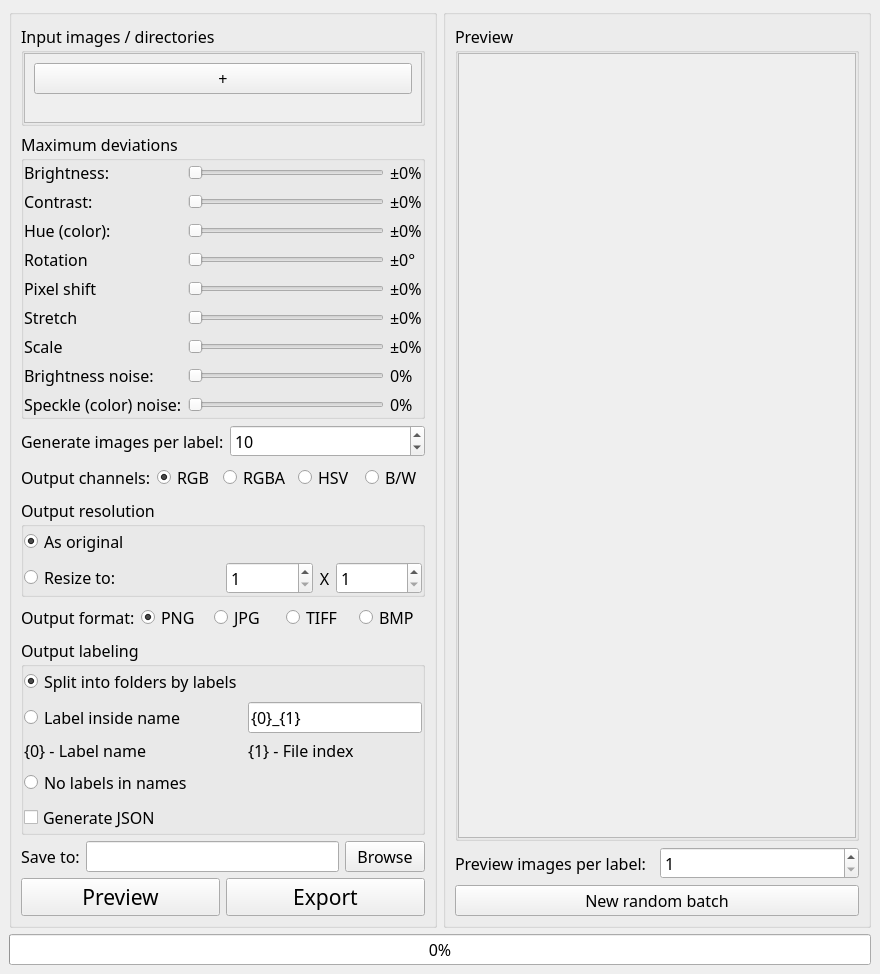
<?xml version="1.0" encoding="UTF-8"?>
<ui version="4.0">
 <author>Fern Lane</author>
 <class>MainWindow</class>
 <widget class="QMainWindow" name="MainWindow">
  <property name="geometry">
   <rect>
    <x>0</x>
    <y>0</y>
    <width>880</width>
    <height>861</height>
   </rect>
  </property>
  <property name="font">
   <font>
    <family>Calibri Light</family>
    <pointsize>12</pointsize>
   </font>
  </property>
  <property name="windowTitle">
   <string>DataSer</string>
  </property>
  <property name="layoutDirection">
   <enum>Qt::LeftToRight</enum>
  </property>
  <widget class="QWidget" name="centralwidget">
   <layout class="QVBoxLayout" name="verticalLayout_8">
    <item>
     <layout class="QHBoxLayout" name="horizontalLayout_9">
      <item>
       <widget class="QGroupBox" name="groupBox">
        <property name="enabled">
         <bool>true</bool>
        </property>
        <property name="sizePolicy">
         <sizepolicy hsizetype="Preferred" vsizetype="Preferred">
          <horstretch>1</horstretch>
          <verstretch>0</verstretch>
         </sizepolicy>
        </property>
        <property name="title">
         <string/>
        </property>
        <layout class="QVBoxLayout" name="verticalLayout_7">
         <item>
          <widget class="QGroupBox" name="groupBox_3">
           <property name="title">
            <string>Input images / directories</string>
           </property>
           <layout class="QVBoxLayout" name="verticalLayout_2">
            <property name="leftMargin">
             <number>0</number>
            </property>
            <property name="topMargin">
             <number>0</number>
            </property>
            <property name="rightMargin">
             <number>0</number>
            </property>
            <property name="bottomMargin">
             <number>0</number>
            </property>
            <item>
             <widget class="QScrollArea" name="scrollArea">
              <property name="widgetResizable">
               <bool>true</bool>
              </property>
              <widget class="QWidget" name="scrollAreaWidgetContents">
               <property name="geometry">
                <rect>
                 <x>0</x>
                 <y>0</y>
                 <width>403</width>
                 <height>69</height>
                </rect>
               </property>
               <layout class="QVBoxLayout" name="verticalLayout_3">
                <item>
                 <layout class="QVBoxLayout" name="vl_inputs"/>
                </item>
                <item>
                 <widget class="QPushButton" name="btn_add">
                  <property name="text">
                   <string>+</string>
                  </property>
                 </widget>
                </item>
                <item>
                 <spacer name="verticalSpacer">
                  <property name="orientation">
                   <enum>Qt::Vertical</enum>
                  </property>
                  <property name="sizeHint" stdset="0">
                   <size>
                    <width>20</width>
                    <height>40</height>
                   </size>
                  </property>
                 </spacer>
                </item>
               </layout>
              </widget>
             </widget>
            </item>
           </layout>
          </widget>
         </item>
         <item>
          <widget class="QGroupBox" name="groupBox_4">
           <property name="title">
            <string>Maximum deviations</string>
           </property>
           <layout class="QVBoxLayout" name="verticalLayout_6">
            <property name="leftMargin">
             <number>0</number>
            </property>
            <property name="topMargin">
             <number>0</number>
            </property>
            <property name="rightMargin">
             <number>0</number>
            </property>
            <property name="bottomMargin">
             <number>0</number>
            </property>
            <item>
             <layout class="QGridLayout" name="gridLayout">
              <item row="2" column="2">
               <widget class="QLabel" name="lb_hue">
                <property name="text">
                 <string>±0%</string>
                </property>
               </widget>
              </item>
              <item row="4" column="0">
               <widget class="QLabel" name="label_10">
                <property name="text">
                 <string>Pixel shift</string>
                </property>
               </widget>
              </item>
              <item row="4" column="1">
               <widget class="QSlider" name="hs_shift">
                <property name="maximum">
                 <number>100</number>
                </property>
                <property name="orientation">
                 <enum>Qt::Horizontal</enum>
                </property>
               </widget>
              </item>
              <item row="3" column="0">
               <widget class="QLabel" name="label_8">
                <property name="text">
                 <string>Rotation</string>
                </property>
               </widget>
              </item>
              <item row="3" column="2">
               <widget class="QLabel" name="lb_rotation">
                <property name="text">
                 <string>±0°</string>
                </property>
               </widget>
              </item>
              <item row="2" column="0">
               <widget class="QLabel" name="label_16">
                <property name="text">
                 <string>Hue (color):</string>
                </property>
               </widget>
              </item>
              <item row="3" column="1">
               <widget class="QSlider" name="hs_rotation">
                <property name="maximum">
                 <number>180</number>
                </property>
                <property name="orientation">
                 <enum>Qt::Horizontal</enum>
                </property>
               </widget>
              </item>
              <item row="7" column="1">
               <widget class="QSlider" name="hs_brightness_noise">
                <property name="maximum">
                 <number>100</number>
                </property>
                <property name="orientation">
                 <enum>Qt::Horizontal</enum>
                </property>
               </widget>
              </item>
              <item row="1" column="2">
               <widget class="QLabel" name="lb_contrast">
                <property name="text">
                 <string>±0%</string>
                </property>
               </widget>
              </item>
              <item row="7" column="0">
               <widget class="QLabel" name="label_7">
                <property name="text">
                 <string>Brightness noise:</string>
                </property>
               </widget>
              </item>
              <item row="4" column="2">
               <widget class="QLabel" name="lb_shift">
                <property name="text">
                 <string>±0%</string>
                </property>
               </widget>
              </item>
              <item row="7" column="2">
               <widget class="QLabel" name="lb_brightness_noise">
                <property name="text">
                 <string>0%</string>
                </property>
               </widget>
              </item>
              <item row="0" column="2">
               <widget class="QLabel" name="lb_brightness">
                <property name="text">
                 <string>±0%</string>
                </property>
               </widget>
              </item>
              <item row="1" column="1">
               <widget class="QSlider" name="hs_contrast">
                <property name="maximum">
                 <number>100</number>
                </property>
                <property name="orientation">
                 <enum>Qt::Horizontal</enum>
                </property>
               </widget>
              </item>
              <item row="0" column="0">
               <widget class="QLabel" name="label_12">
                <property name="text">
                 <string>Brightness:</string>
                </property>
               </widget>
              </item>
              <item row="1" column="0">
               <widget class="QLabel" name="label_14">
                <property name="text">
                 <string>Contrast:</string>
                </property>
               </widget>
              </item>
              <item row="0" column="1">
               <widget class="QSlider" name="hs_brightness">
                <property name="maximum">
                 <number>100</number>
                </property>
                <property name="orientation">
                 <enum>Qt::Horizontal</enum>
                </property>
               </widget>
              </item>
              <item row="8" column="2">
               <widget class="QLabel" name="lb_color_noise">
                <property name="text">
                 <string>0%</string>
                </property>
               </widget>
              </item>
              <item row="8" column="0">
               <widget class="QLabel" name="label_17">
                <property name="text">
                 <string>Speckle (color) noise:</string>
                </property>
               </widget>
              </item>
              <item row="2" column="1">
               <widget class="QSlider" name="hs_hue">
                <property name="maximum">
                 <number>100</number>
                </property>
                <property name="orientation">
                 <enum>Qt::Horizontal</enum>
                </property>
               </widget>
              </item>
              <item row="8" column="1">
               <widget class="QSlider" name="hs_color_noise">
                <property name="maximum">
                 <number>100</number>
                </property>
                <property name="orientation">
                 <enum>Qt::Horizontal</enum>
                </property>
               </widget>
              </item>
              <item row="5" column="2">
               <widget class="QLabel" name="lb_stretch">
                <property name="text">
                 <string>±0%</string>
                </property>
               </widget>
              </item>
              <item row="5" column="0">
               <widget class="QLabel" name="label_3">
                <property name="text">
                 <string>Stretch</string>
                </property>
               </widget>
              </item>
              <item row="5" column="1">
               <widget class="QSlider" name="hs_stretch">
                <property name="orientation">
                 <enum>Qt::Horizontal</enum>
                </property>
               </widget>
              </item>
              <item row="6" column="0">
               <widget class="QLabel" name="label_4">
                <property name="text">
                 <string>Scale</string>
                </property>
               </widget>
              </item>
              <item row="6" column="1">
               <widget class="QSlider" name="hs_scale">
                <property name="orientation">
                 <enum>Qt::Horizontal</enum>
                </property>
               </widget>
              </item>
              <item row="6" column="2">
               <widget class="QLabel" name="lb_scale">
                <property name="text">
                 <string>±0%</string>
                </property>
               </widget>
              </item>
             </layout>
            </item>
           </layout>
          </widget>
         </item>
         <item>
          <layout class="QHBoxLayout" name="horizontalLayout_4">
           <item>
            <widget class="QLabel" name="label_5">
             <property name="text">
              <string>Generate images per label:</string>
             </property>
            </widget>
           </item>
           <item>
            <widget class="QSpinBox" name="sb_imgs_per_label">
             <property name="minimum">
              <number>1</number>
             </property>
             <property name="maximum">
              <number>99999</number>
             </property>
             <property name="value">
              <number>10</number>
             </property>
            </widget>
           </item>
          </layout>
         </item>
         <item>
          <layout class="QHBoxLayout" name="horizontalLayout_2">
           <item>
            <widget class="QLabel" name="label_2">
             <property name="text">
              <string>Output channels:</string>
             </property>
            </widget>
           </item>
           <item>
            <widget class="QRadioButton" name="rb_rgb">
             <property name="text">
              <string>RGB</string>
             </property>
             <property name="checked">
              <bool>true</bool>
             </property>
             <attribute name="buttonGroup">
              <string notr="true">buttonGroup_2</string>
             </attribute>
            </widget>
           </item>
           <item>
            <widget class="QRadioButton" name="rb_rgba">
             <property name="text">
              <string>RGBA</string>
             </property>
             <attribute name="buttonGroup">
              <string notr="true">buttonGroup_2</string>
             </attribute>
            </widget>
           </item>
           <item>
            <widget class="QRadioButton" name="rb_hsv">
             <property name="text">
              <string>HSV</string>
             </property>
             <attribute name="buttonGroup">
              <string notr="true">buttonGroup_2</string>
             </attribute>
            </widget>
           </item>
           <item>
            <widget class="QRadioButton" name="rb_bw">
             <property name="text">
              <string>B/W</string>
             </property>
             <attribute name="buttonGroup">
              <string notr="true">buttonGroup_2</string>
             </attribute>
            </widget>
           </item>
          </layout>
         </item>
         <item>
          <widget class="QGroupBox" name="groupBox_6">
           <property name="title">
            <string>Output resolution</string>
           </property>
           <layout class="QVBoxLayout" name="verticalLayout">
            <property name="leftMargin">
             <number>0</number>
            </property>
            <property name="topMargin">
             <number>0</number>
            </property>
            <property name="rightMargin">
             <number>0</number>
            </property>
            <property name="bottomMargin">
             <number>0</number>
            </property>
            <item>
             <layout class="QGridLayout" name="gridLayout_2">
              <item row="1" column="0">
               <widget class="QRadioButton" name="rb_resize">
                <property name="text">
                 <string>Resize to:</string>
                </property>
                <attribute name="buttonGroup">
                 <string notr="true">buttonGroup_3</string>
                </attribute>
               </widget>
              </item>
              <item row="0" column="0">
               <widget class="QRadioButton" name="rb_original">
                <property name="text">
                 <string>As original</string>
                </property>
                <property name="checked">
                 <bool>true</bool>
                </property>
                <attribute name="buttonGroup">
                 <string notr="true">buttonGroup_3</string>
                </attribute>
               </widget>
              </item>
              <item row="1" column="1">
               <layout class="QHBoxLayout" name="horizontalLayout_6">
                <item>
                 <widget class="QSpinBox" name="sb_resize_w">
                  <property name="sizePolicy">
                   <sizepolicy hsizetype="Minimum" vsizetype="Fixed">
                    <horstretch>0</horstretch>
                    <verstretch>0</verstretch>
                   </sizepolicy>
                  </property>
                  <property name="minimum">
                   <number>1</number>
                  </property>
                  <property name="maximum">
                   <number>9999</number>
                  </property>
                 </widget>
                </item>
                <item>
                 <widget class="QLabel" name="label_22">
                  <property name="sizePolicy">
                   <sizepolicy hsizetype="Fixed" vsizetype="Preferred">
                    <horstretch>0</horstretch>
                    <verstretch>0</verstretch>
                   </sizepolicy>
                  </property>
                  <property name="text">
                   <string>X</string>
                  </property>
                  <property name="alignment">
                   <set>Qt::AlignCenter</set>
                  </property>
                 </widget>
                </item>
                <item>
                 <widget class="QSpinBox" name="sb_resize_h">
                  <property name="sizePolicy">
                   <sizepolicy hsizetype="Minimum" vsizetype="Fixed">
                    <horstretch>0</horstretch>
                    <verstretch>0</verstretch>
                   </sizepolicy>
                  </property>
                  <property name="minimum">
                   <number>1</number>
                  </property>
                  <property name="maximum">
                   <number>9999</number>
                  </property>
                 </widget>
                </item>
               </layout>
              </item>
             </layout>
            </item>
           </layout>
          </widget>
         </item>
         <item>
          <layout class="QHBoxLayout" name="horizontalLayout">
           <item>
            <widget class="QLabel" name="label">
             <property name="text">
              <string>Output format:</string>
             </property>
            </widget>
           </item>
           <item>
            <widget class="QRadioButton" name="rb_png">
             <property name="text">
              <string>PNG</string>
             </property>
             <property name="checked">
              <bool>true</bool>
             </property>
             <attribute name="buttonGroup">
              <string notr="true">buttonGroup</string>
             </attribute>
            </widget>
           </item>
           <item>
            <widget class="QRadioButton" name="rb_jpg">
             <property name="text">
              <string>JPG</string>
             </property>
             <attribute name="buttonGroup">
              <string notr="true">buttonGroup</string>
             </attribute>
            </widget>
           </item>
           <item>
            <widget class="QRadioButton" name="rb_tiff">
             <property name="text">
              <string>TIFF</string>
             </property>
             <attribute name="buttonGroup">
              <string notr="true">buttonGroup</string>
             </attribute>
            </widget>
           </item>
           <item>
            <widget class="QRadioButton" name="rb_bmp">
             <property name="text">
              <string>BMP</string>
             </property>
             <attribute name="buttonGroup">
              <string notr="true">buttonGroup</string>
             </attribute>
            </widget>
           </item>
          </layout>
         </item>
         <item>
          <widget class="QGroupBox" name="groupBox_5">
           <property name="title">
            <string>Output labeling</string>
           </property>
           <layout class="QVBoxLayout" name="verticalLayout_4">
            <property name="leftMargin">
             <number>0</number>
            </property>
            <property name="topMargin">
             <number>0</number>
            </property>
            <property name="rightMargin">
             <number>0</number>
            </property>
            <property name="bottomMargin">
             <number>0</number>
            </property>
            <item>
             <layout class="QGridLayout" name="gridLayout_3">
              <item row="2" column="0">
               <widget class="QLabel" name="label_11">
                <property name="text">
                 <string>{0} - Label name</string>
                </property>
               </widget>
              </item>
              <item row="0" column="0">
               <widget class="QRadioButton" name="rb_split">
                <property name="text">
                 <string>Split into folders by labels</string>
                </property>
                <property name="checked">
                 <bool>true</bool>
                </property>
                <attribute name="buttonGroup">
                 <string notr="true">buttonGroup_4</string>
                </attribute>
               </widget>
              </item>
              <item row="1" column="0">
               <widget class="QRadioButton" name="rb_label_inside_name">
                <property name="text">
                 <string>Label inside name</string>
                </property>
                <attribute name="buttonGroup">
                 <string notr="true">buttonGroup_4</string>
                </attribute>
               </widget>
              </item>
              <item row="1" column="1">
               <widget class="QLineEdit" name="le_output_label_format">
                <property name="text">
                 <string>{0}_{1}</string>
                </property>
               </widget>
              </item>
              <item row="5" column="0">
               <widget class="QCheckBox" name="cb_json">
                <property name="text">
                 <string>Generate JSON</string>
                </property>
               </widget>
              </item>
              <item row="4" column="0">
               <widget class="QRadioButton" name="rb_no_labels">
                <property name="text">
                 <string>No labels in names</string>
                </property>
                <attribute name="buttonGroup">
                 <string notr="true">buttonGroup_4</string>
                </attribute>
               </widget>
              </item>
              <item row="2" column="1">
               <widget class="QLabel" name="label_13">
                <property name="text">
                 <string>{1} - File index</string>
                </property>
               </widget>
              </item>
             </layout>
            </item>
           </layout>
          </widget>
         </item>
         <item>
          <layout class="QHBoxLayout" name="horizontalLayout_7">
           <item>
            <widget class="QLabel" name="label_6">
             <property name="text">
              <string>Save to:</string>
             </property>
            </widget>
           </item>
           <item>
            <widget class="QLineEdit" name="le_save_to"/>
           </item>
           <item>
            <widget class="QPushButton" name="btn_save_to_browse">
             <property name="text">
              <string>Browse</string>
             </property>
            </widget>
           </item>
          </layout>
         </item>
         <item>
          <layout class="QHBoxLayout" name="horizontalLayout_8">
           <item>
            <widget class="QPushButton" name="btn_preview">
             <property name="font">
              <font>
               <pointsize>16</pointsize>
              </font>
             </property>
             <property name="text">
              <string>Preview</string>
             </property>
            </widget>
           </item>
           <item>
            <widget class="QPushButton" name="btn_export">
             <property name="font">
              <font>
               <pointsize>16</pointsize>
              </font>
             </property>
             <property name="text">
              <string>Export</string>
             </property>
            </widget>
           </item>
          </layout>
         </item>
        </layout>
       </widget>
      </item>
      <item>
       <widget class="QGroupBox" name="groupBox_2">
        <property name="sizePolicy">
         <sizepolicy hsizetype="Preferred" vsizetype="Preferred">
          <horstretch>1</horstretch>
          <verstretch>0</verstretch>
         </sizepolicy>
        </property>
        <property name="title">
         <string/>
        </property>
        <layout class="QVBoxLayout" name="verticalLayout_5">
         <item>
          <widget class="QGroupBox" name="groupBox_7">
           <property name="title">
            <string>Preview</string>
           </property>
           <layout class="QVBoxLayout" name="verticalLayout_10">
            <property name="leftMargin">
             <number>0</number>
            </property>
            <property name="topMargin">
             <number>0</number>
            </property>
            <property name="rightMargin">
             <number>0</number>
            </property>
            <property name="bottomMargin">
             <number>0</number>
            </property>
            <item>
             <widget class="QScrollArea" name="scrollArea_2">
              <property name="widgetResizable">
               <bool>true</bool>
              </property>
              <widget class="QWidget" name="scrollAreaWidgetContents_2">
               <property name="geometry">
                <rect>
                 <x>0</x>
                 <y>0</y>
                 <width>403</width>
                 <height>699</height>
                </rect>
               </property>
               <layout class="QVBoxLayout" name="verticalLayout_12">
                <property name="leftMargin">
                 <number>0</number>
                </property>
                <property name="topMargin">
                 <number>0</number>
                </property>
                <property name="rightMargin">
                 <number>0</number>
                </property>
                <property name="bottomMargin">
                 <number>0</number>
                </property>
                <item>
                 <layout class="QVBoxLayout" name="vl_preview"/>
                </item>
                <item>
                 <spacer name="verticalSpacer_2">
                  <property name="orientation">
                   <enum>Qt::Vertical</enum>
                  </property>
                  <property name="sizeHint" stdset="0">
                   <size>
                    <width>20</width>
                    <height>40</height>
                   </size>
                  </property>
                 </spacer>
                </item>
               </layout>
              </widget>
             </widget>
            </item>
           </layout>
          </widget>
         </item>
         <item>
          <layout class="QHBoxLayout" name="horizontalLayout_10">
           <item>
            <widget class="QLabel" name="label_19">
             <property name="text">
              <string>Preview images per label:</string>
             </property>
            </widget>
           </item>
           <item>
            <widget class="QSpinBox" name="sb_preview_size">
             <property name="minimum">
              <number>1</number>
             </property>
             <property name="maximum">
              <number>10</number>
             </property>
            </widget>
           </item>
          </layout>
         </item>
         <item>
          <widget class="QPushButton" name="btn_new_random_batch">
           <property name="text">
            <string>New random batch</string>
           </property>
          </widget>
         </item>
        </layout>
       </widget>
      </item>
     </layout>
    </item>
    <item>
     <widget class="QProgressBar" name="progressBar">
      <property name="value">
       <number>0</number>
      </property>
     </widget>
    </item>
   </layout>
  </widget>
 </widget>
 <resources/>
 <connections/>
 <buttongroups>
  <buttongroup name="buttonGroup_3"/>
  <buttongroup name="buttonGroup_4"/>
  <buttongroup name="buttonGroup"/>
  <buttongroup name="buttonGroup_2"/>
 </buttongroups>
</ui>
